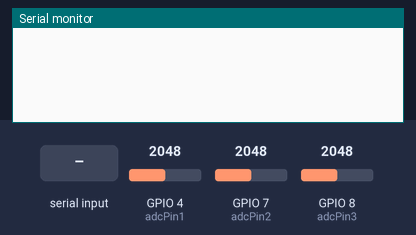
The sketch below on a simulated ESP32-S3. Parts: the last lines printed to the serial monitor. The test bench sets the inputs (shaded band); at power-on: GPIO 4 (adcPin1) = 2048, GPIO 7 (adcPin2) = 2048, GPIO 8 (adcPin3) = 2048 (analog values on the 0–4095 scale). At 6.0 s the program restarts the board; the recording ends there.

Above: at 1.5 s.
1.6 s: "m\n" received over Serial
At 3.0 s:
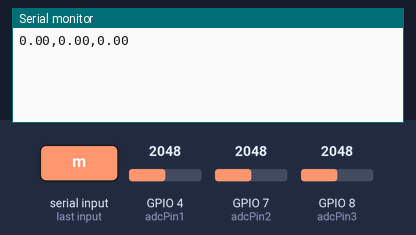
3.8 s: "c\n" received over Serial
At 4.8 s:
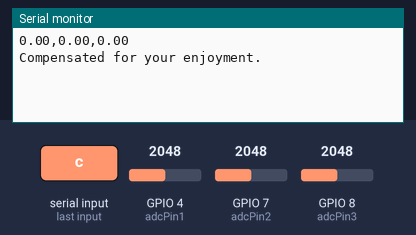

The sketch:

esp32.ino
```cpp
// tuova-iot
// ESP32S3-Devkit-C + SCT013G-100

// analog pins to use
const int adcPin1 = 4;
const int adcPin2 = 7;
const int adcPin3 = 8;

// averaging sample count
const int samples = 1000;

// globals
long baseline1 = 0;
long baseline2 = 0;
long baseline3 = 0;

double Irms1 = 0;
double Irms2 = 0;
double Irms3 = 0;

// apparently this is something called "offset compensation"
// doesn't really matter whether there's current going or not since it's AC where both peaks have the same absolute amplitude
// might get skewed with less samples but should be fine like this
void compensateOffset() {
    // reset these here or expect trouble with repeated calls
    baseline1 = 0;
    baseline2 = 0;
    baseline3 = 0;

    // measure the baseline adc (offset) values
    for (int i = 0; i < samples; i++) {
        baseline1 += analogRead(adcPin1);
        baseline2 += analogRead(adcPin2);
        baseline3 += analogRead(adcPin3);
    }
    // average
    baseline1 /= samples;
    baseline2 /= samples;
    baseline3 /= samples;
}

// run once at startup
void setup() {
    Serial.begin(115200);
    analogReadResolution(12);
    analogSetAttenuation(ADC_11db);

    compensateOffset();
}

// loop forever
void loop() {
    // averaging sums
    double sumSq1 = 0;
    double sumSq2 = 0;
    double sumSq3 = 0;

    for (int i = 0; i < samples; i++) {
        // read the adc values
        int raw1 = analogRead(adcPin1);
        int raw2 = analogRead(adcPin2);
        int raw3 = analogRead(adcPin3);

        // subtract the baseline offsets
        int centered1 = raw1 - baseline1;
        int centered2 = raw2 - baseline2;
        int centered3 = raw3 - baseline3;

        // convert to voltages
        double volts1 = centered1 * (3.3 / 4095.0);
        double volts2 = centered2 * (3.3 / 4095.0);
        double volts3 = centered3 * (3.3 / 4095.0);

        // square them
        sumSq1 += volts1 * volts1;
        sumSq2 += volts2 * volts2;
        sumSq3 += volts3 * volts3;
    }

    // calculate average rms voltages
    double Vrms1 = sqrt(sumSq1 / samples);
    double Vrms2 = sqrt(sumSq2 / samples);
    double Vrms3 = sqrt(sumSq3 / samples);

    // calculate rms currents
    Irms1 = Vrms1 * 100.0;
    Irms2 = Vrms2 * 100.0;
    Irms3 = Vrms3 * 100.0;

    // serial listener
    if (Serial.available()) {
        // get command
        String cmd = Serial.readStringUntil('\n');

        // m = get measurements as "VAL1,VAL2,VAL3"
        if (cmd == "m") {
            Serial.print(Irms1, 2);
            Serial.print(",");
            Serial.print(Irms2, 2);
            Serial.print(",");
            Serial.println(Irms3, 2);
        }

        // c = compensate!
        if (cmd == "c") {
            compensateOffset();
            Serial.println("Compensated for your enjoyment.");
        }

        // r = reset
        if (cmd == "r") {
            Serial.println("Restarting...");
            ESP.restart();
        }
    }

    // wait 500ms between iterations
    delay(500);
}
```

Measured:
- after the input at 1.6 s, the serial monitor: prints a new line after 0.74 s (image 1)
- after the input at 3.8 s, the serial monitor: prints a new line after 0.55 s (image 2)
